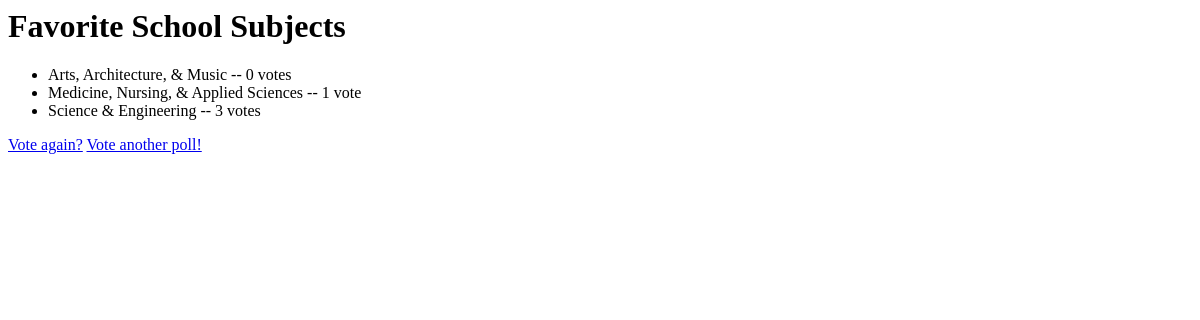
The app's page /polls/9/results/, older data.
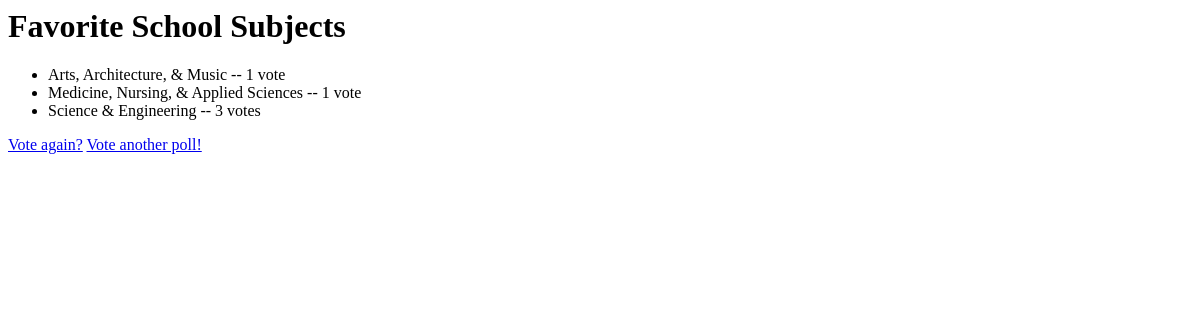
The same page, newer data.
### polls/models.py (models this page shows, shortened)
class Choice(models.Model):
	question = models.ForeignKey(Question, on_delete=models.CASCADE)
	choice_text = models.CharField(max_length=200)
	votes = models.IntegerField(default=0)

### polls/views.py (the view)
# urls.py: url(r'^(?P<question_id>[0-9]+)/results/$', views.results, name='results'),
def results(request, question_id):
    question = get_object_or_404(Question, pk=question_id)
    return render(request, 'polls/results.html', {'question': question})

### polls/templates/polls/results.html
<h1>{{ question.question_text }}</h1>
<ul>
{% for choice in question.choice_set.all %}
    <li>{{ choice.choice_text }} -- {{ choice.votes }} vote{{ choice.votes|pluralize }}</li>
{% endfor %}
</ul>
<a href="{% url 'polls:detail' question.id %}">Vote again?</a>
<a href="{% url 'polls:index' %}">Vote another poll!</a>

Row changes from the older to the newer data that the page shows:
changed Choice "Arts, Architecture, & Music": votes "0" → "1"
